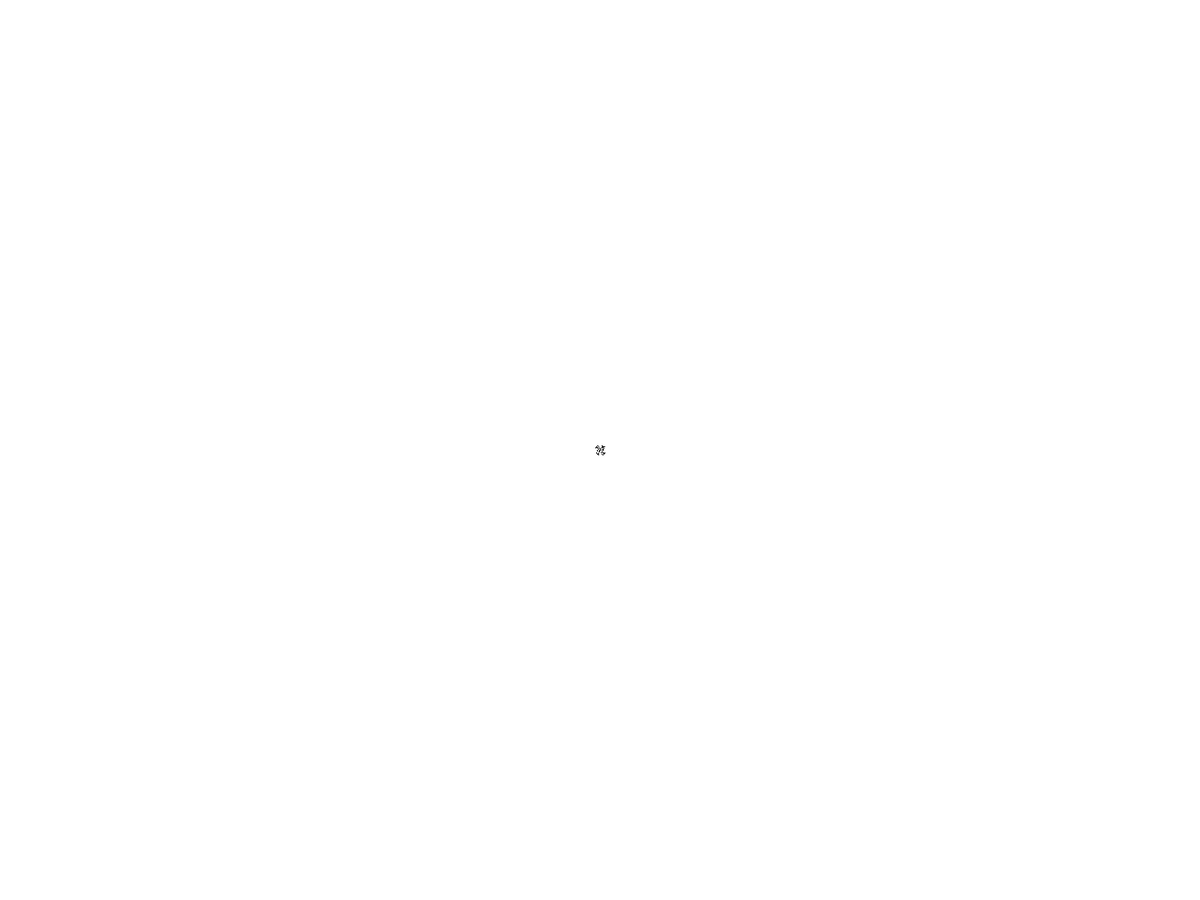
Frame 1 (no input)
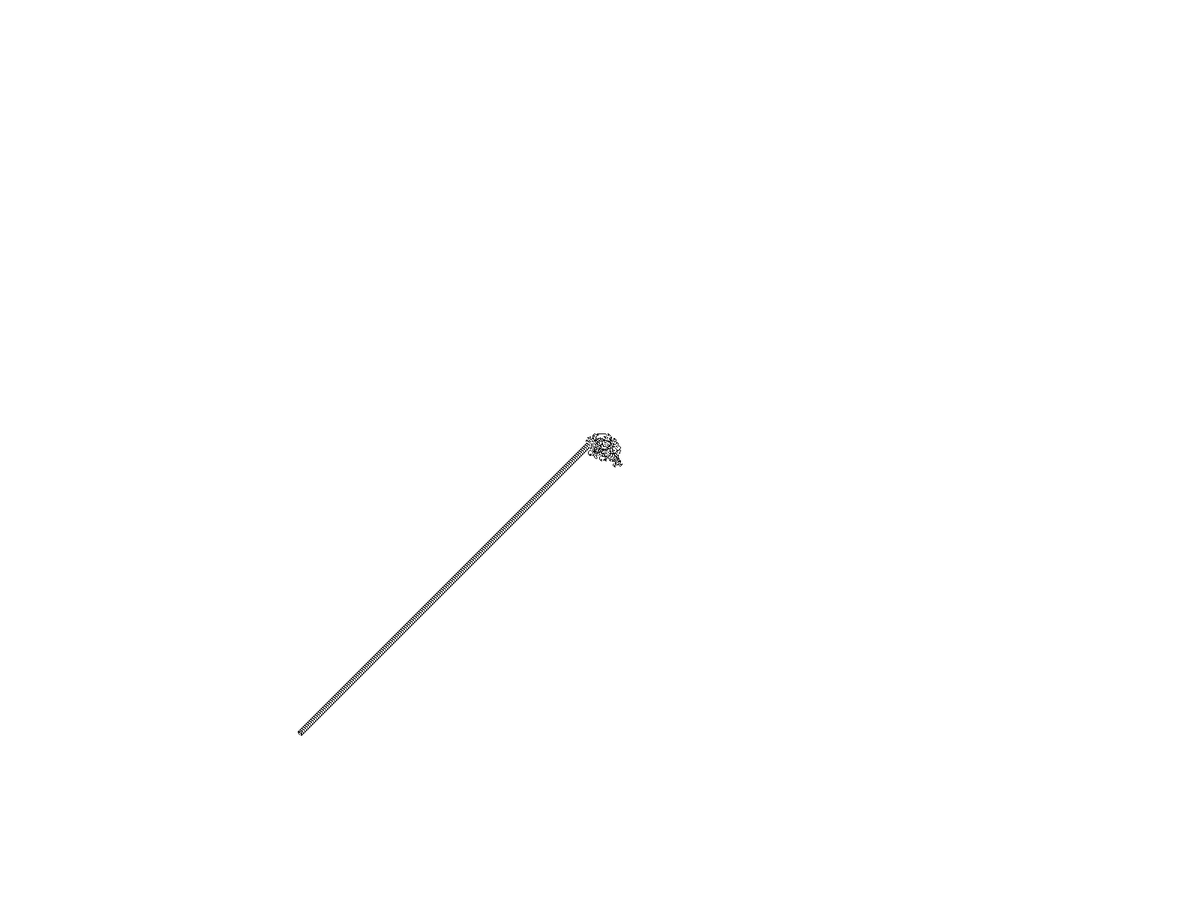
Frame 60 (the mouse pressed at the canvas centre just before this capture)
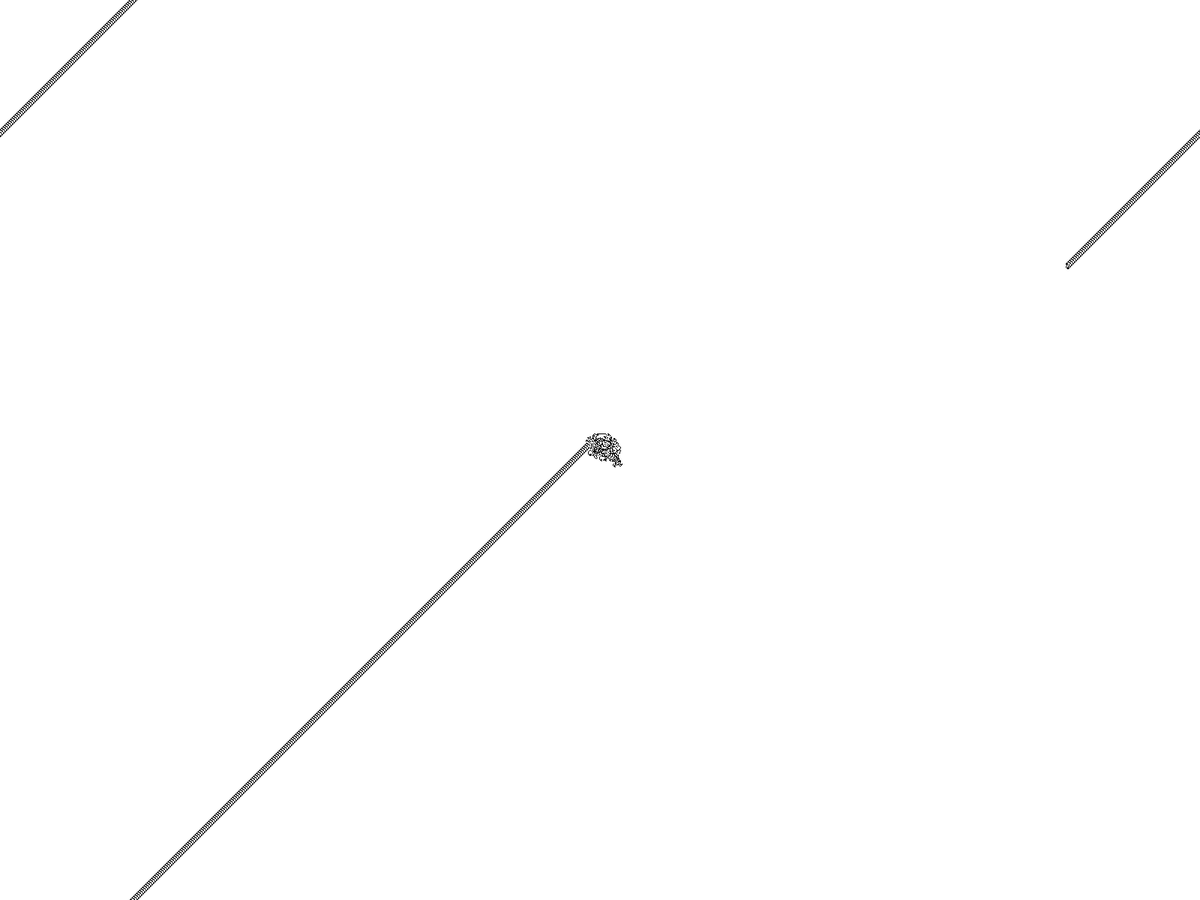
Frame 120 (the mouse held since frame 60 and released just before this capture)

The Processing sketch that drew these frames (run headless with seeded random() and noise(); from frame 60 on, the mouse is pressed at the canvas centre):

// Processing sketch: LangtonsAnt
// ── LangtonsAnt.pde
int[][] grid;
int x;
int y;

final int ANTUP = 0;
final int ANTRIGHT = 1;
final int ANTDOWN = 2;
final int ANTLEFT = 3;

int dir;

PImage ant;

void setup() {
  // size(600, 600);
  fullScreen();
  grid = new int[width][height];
  ant = createImage(width, height, RGB);
  ant.loadPixels();
  for (int i = 0; i < ant.pixels.length; i++) {
    ant.pixels[i] = color(255);
  }
  ant.updatePixels();
  x = width / 2;
  y = height / 2;
  dir = ANTUP;
}

void right() {
  dir++;
  if (dir > ANTLEFT) {
    dir = ANTUP;
  }
}

void left() {
  dir--;
  if (dir < ANTUP) {
    dir = ANTLEFT;
  }
}

void forward() {
  if (dir == ANTUP) {
    y--;
  } else if (dir == ANTRIGHT) {
    x++;
  } else if (dir == ANTDOWN) {
    y++;
  } else if (dir == ANTLEFT) {
    x--;
  }

  if (x > width - 1) {
    x = 0;
  } else if (x < 0) {
    x = width - 1;
  }
  if (y > height - 1) {
    y = 0;
  } else if (y < 0) {
    y = height - 1;
  }
}

void draw() {
  background(255);

  ant.loadPixels();
  for (int n = 0; n < 500; n++) {

    int state = grid[x][y];

    if (state == 0) {
      right();
      grid[x][y] = 1;
    } else if (state == 1) {
      left();
      grid[x][y] = 0;
    }

    color col = color(255);
    if (grid[x][y] == 1) {
      col = color(0);
    }
    int pix = x + y * ant.width;
    ant.pixels[pix] = col;
    forward();
  }
  ant.updatePixels();

  image(ant, 0, 0);
  //loadPixels();
  //for (int i = 0; i < width; i++) {
  //  for (int j = 0; j < height; j++) {
  //    int pix = i + width * j;
  //    if (grid[i][j] == 0) {
  //      pixels[pix] = color(255);
  //    } else {
  //      pixels[pix] = color(0);
  //    }
  //  }
  //}
  //updatePixels();
}
